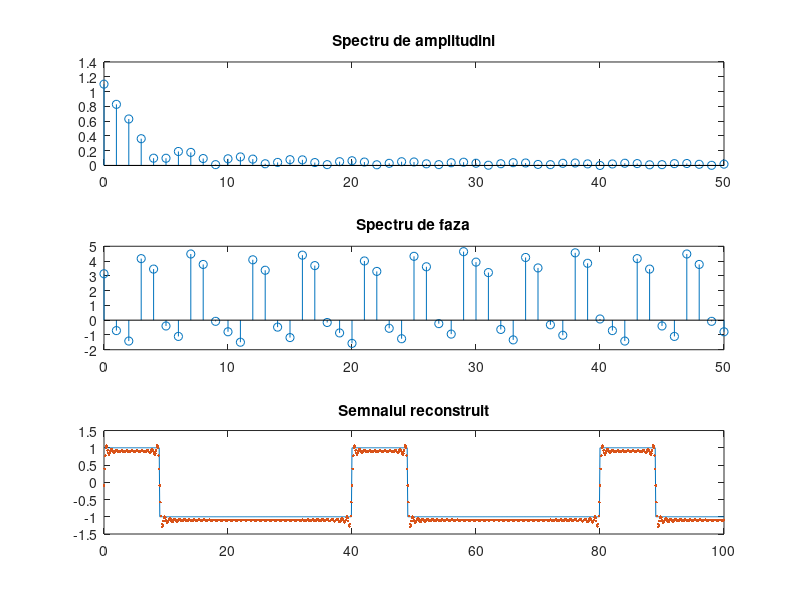

MATLAB code to generate this figure:
%semnal dreptunghiular x de perioada 40s, durata 9s, factor de umplere
%9/T*100
T=40
w0=(2*pi)/T
t=0:0.1:100
x=square(w0*t, 9/T*100)
N=50
%C=matricea coeficientilor pe care o egalam initial cu zero
C=zeros(size(N+1))
%x2 va fi semnalul reconstruit pentru SFE
x2=0
%x3 va fi semnalul reconstruit pentru SFA
x3=0
%matricea amplitudinilor
A=zeros(size(N+1))
%matricea fazelor
fi=zeros(size(N+1))
%for pt calculul coeficientilor de la 0 la 50
for k=0:N
    %integrala de la 0 la 9 unde semnalul este 1
    fun2=@(t) 1.*exp(-1j*k*w0*t)
    %integrala de la 9 la 40 unde semnalul este -1
    fun3=@(t) (-1).*exp(-1j*k*w0*t)
    %formula de calcul a coeficientilor (integrala pe o perioada
    C(k+1)=1/T*(integral(fun2, 0, 9)+integral(fun3, 9, 40))
    %semnalul va fi suma modulelor coeficientilor
    x2=x2+real(C(k+1)*exp(1j*k*w0*t))
    %amplitudinea k este dublul modulului coeficientului de ordin k
    A(k+1)=2*abs(C(k+1))
    %calculul fazei dupa formula
    if(2*real(C(k+1))<0)
        fi(k+1)=-atan((-2*imag(C(k+1)))/(2*real(C(k+1))))+pi
    else
        fi(k+1)=-atan((-2*imag(C(k+1)))/(2*real(C(k+1))))
    end
    %semnalul reconstruit
    x3=x3+A(k+1)*cos(k*w0*t+fi(k+1))
end
%componenta continua
fun1=@(t) 1*exp(-1j*0*w0*t)
C0=1/T*integral(fun1, 0, 9)
A0=2*C0
%la semnal adunam componenta continua (nu se poate calcula in for)
x3=x3+A0

subplot(3, 1, 1)
stem((0:N), A); title('Spectru de amplitudini');

subplot(3, 1, 2)
stem((0:N),fi); title('Spectru de faza');

subplot(3,1,3)
%reprezentarea semnalului initial
plot(t, x, '-')
hold on
%reprezentarea semnalului reconstruit
plot(t, x3, '.'); title('Semnalul reconstruit');
hold off

